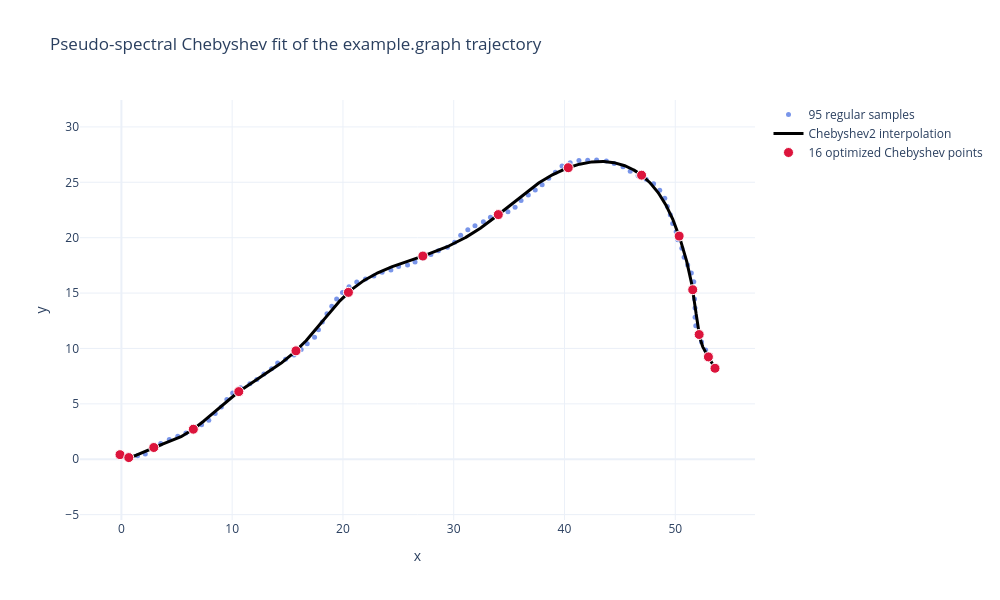

Notebook code cell kept with this figure:
### Markdown cell above
## Interpolate the fitted trajectory

The optimized columns of `node_matrix` are values at the red Chebyshev points, not polynomial coefficients. A dense `WeightMatrix` interpolates those values to produce the continuous trajectory.

### Code cell
dense_parameters = np.linspace(LOWER, UPPER, 1000)
dense_weight_matrix = gtsam.Chebyshev2.WeightMatrix(N, dense_parameters, LOWER, UPPER)
dense_points = dense_weight_matrix @ node_matrix.T
chebyshev_points = node_matrix.T

fig = go.Figure()
fig.add_trace(go.Scatter(x=sample_points[:, 0], y=sample_points[:, 1], mode="markers", name=f"{len(sample_points)} regular samples", marker=dict(color="royalblue", size=5), opacity=0.7))
fig.add_trace(go.Scatter(x=dense_points[:, 0], y=dense_points[:, 1], mode="lines", name="Chebyshev2 interpolation", line=dict(color="black", width=3)))
fig.add_trace(go.Scatter(x=chebyshev_points[:, 0], y=chebyshev_points[:, 1], mode="markers", name=f"{N} optimized Chebyshev points", marker=dict(color="crimson", size=10, line=dict(color="white", width=1))))
fig.update_layout(title="Pseudo-spectral Chebyshev fit of the example.graph trajectory", xaxis_title="x", yaxis_title="y", template="plotly_white", width=1000, height=600)
fig.update_yaxes(scaleanchor="x", scaleratio=1)
fig.show()

### Figure 1 — Plotly figure (JSON) as saved in the notebook; plotly's stock layout.template omitted (floating-point values rounded to 4 significant figures; data arrays with more than 128 entries replaced by an {"elided": "..."} marker saying what was removed)
{"data": [{"marker": {"color": "royalblue", "size": 5}, "mode": "markers", "name": "95 regular samples", "opacity": 0.7, "type": "scatter", "x": [-0.1382, 0.6127, 1.455, 2.159, 2.885, 3.549, 4.323, 5.088, 5.825, 6.607, 7.239, 7.89, 8.466, 9.023, 9.518, 10.04, 10.76, 11.6, 12.23, 12.87, 13.56, 14.11, 14.82, 15.58, 16.23, 16.77, 17.44, 17.79, 18.14, 18.56, 18.99, 19.43, 19.96, 20.55, 21.25, 22.04, 22.79, 23.54, 24.33, 25.02, 25.83, 26.51, 27.21, 27.94, 28.62, 29.43, 30.09, 30.63, 31.27, 31.92, 32.68, 33.31, 34.1, 34.9, 35.54, 36.08, 36.73, 37.36, 37.98, 38.58, 39.18, 39.78, 40.51, 41.3, 42.1, 42.9, 43.78, 44.49, 45.28, 45.94, 46.64, 47.37, 48.05, 48.6, 49.05, 49.29, 49.55, 49.77, 50.08, 50.24, 50.59, 50.8, 51.12, 51.45, 51.67, 51.78, 51.74, 51.78, 51.79, 51.85, 52.1, 52.38, 52.75, 53.05, 53.53], "y": [0.3421, 0.369, 0.3201, 0.4703, 0.9758, 1.423, 1.773, 2.065, 2.36, 2.691, 3.105, 3.524, 4.123, 4.724, 5.397, 5.984, 6.45, 6.805, 7.204, 7.703, 8.158, 8.685, 9.035, 9.403, 9.917, 10.43, 11.01, 11.7, 12.38, 13.14, 13.82, 14.47, 15.05, 15.57, 16.0, 16.28, 16.55, 16.88, 17.09, 17.4, 17.53, 17.82, 18.12, 18.48, 18.82, 19.14, 19.59, 20.22, 20.71, 21.08, 21.43, 21.86, 22.22, 22.35, 22.75, 23.35, 23.84, 24.31, 24.78, 25.36, 25.91, 26.47, 26.76, 26.98, 26.99, 27.02, 26.92, 26.69, 26.4, 26.01, 25.6, 25.28, 24.86, 24.27, 23.57, 22.8, 22.07, 21.28, 20.54, 19.82, 19.04, 18.22, 17.53, 16.82, 16.03, 15.25, 14.47, 13.66, 12.83, 12.06, 11.31, 10.59, 9.856, 9.031, 8.305]}, {"line": {"color": "black", "width": 3}, "mode": "lines", "name": "Chebyshev2 interpolation", "type": "scatter", "x": {"elided": "1000 float values"}, "y": {"elided": "1000 float values"}}, {"marker": {"color": "crimson", "line": {"color": "white", "width": 1}, "size": 10}, "mode": "markers", "name": "16 optimized Chebyshev points", "type": "scatter", "x": [-0.1258, 0.6666, 2.924, 6.496, 10.6, 15.76, 20.5, 27.22, 34.02, 40.34, 46.96, 50.35, 51.58, 52.16, 52.99, 53.59], "y": [0.4132, 0.1492, 1.06, 2.711, 6.106, 9.786, 15.07, 18.34, 22.09, 26.32, 25.64, 20.14, 15.3, 11.26, 9.239, 8.212]}], "layout": {"height": 600, "title": {"text": "Pseudo-spectral Chebyshev fit of the example.graph trajectory"}, "width": 1000, "xaxis": {"title": {"text": "x"}}, "yaxis": {"scaleanchor": "x", "scaleratio": 1, "title": {"text": "y"}}}}
